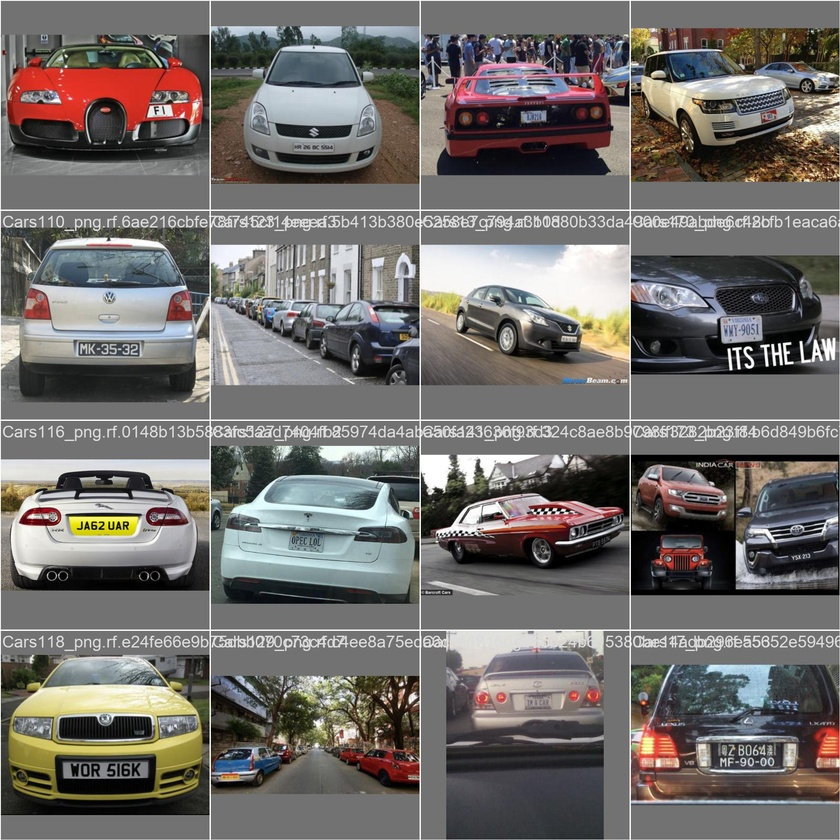
#> input picture runs/detect/train2/val_batch0_pred.jpg, 840 x 840 px, shrunk from 1920 x 1920 before the run
$ python haze_removal.py runs/detect/train2/val_batch0_pred.jpg
#> lines starting #> are read from the running program, lines starting #| are printed output that depends on the picture; long printed decimals are rounded
import PIL.Image as Image
import sys
import skimage.io as io
import numpy as np
import time
from gf import guided_filter
from numba import jit
import matplotlib.pyplot as plt

class HazeRemoval(object):
    def __init__(self, omega=0.95, t0=0.1, radius=7, r=20, eps=0.001):
        pass

    def open_image(self, img_path):
#> called with img_path = 'runs/detect/train2/val_batch0_pred.jpg'
        img = Image.open(img_path)
#> img is the input picture: PIL image 840x840 RGB; mean R, G, B 113, 109.3, 106.5
        self.src = np.array(img).astype(np.double)/255.
        # self.gray = np.array(img.convert('L'))
        self.gray = np.array(img.convert('L'))
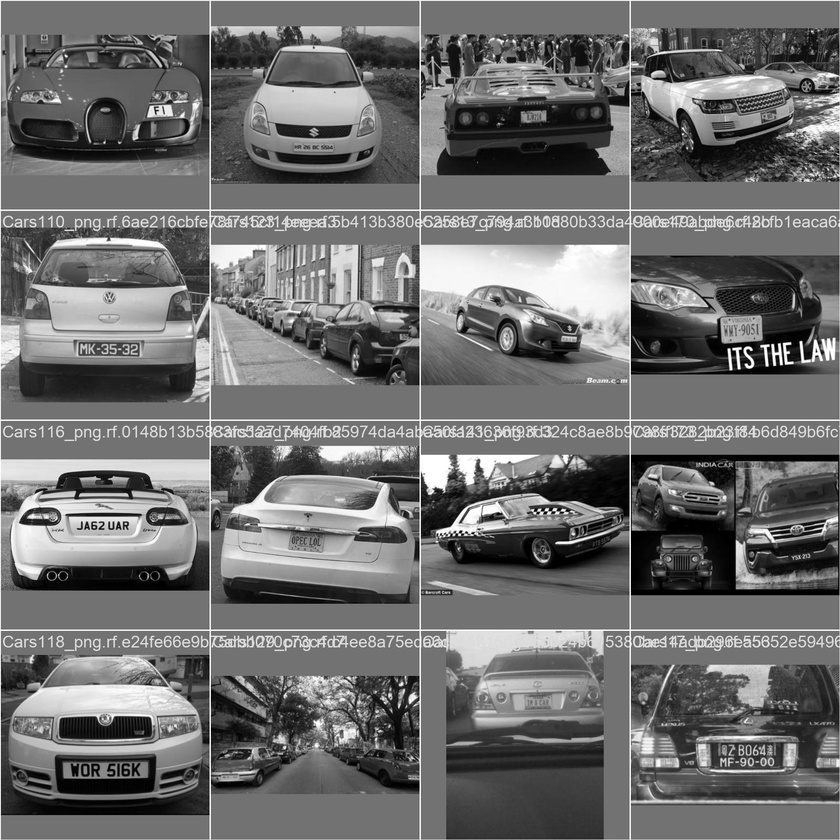
#> self.gray: shape (840, 840); min 0, max 255, mean 110.1
        self.rows, self.cols, _ = self.src.shape
#> self.rows = 840; self.cols = 840
        self.dark = np.zeros((self.rows, self.cols), dtype=np.double)
        self.Alight = np.zeros((3), dtype=np.double)
        self.tran = np.zeros((self.rows, self.cols), dtype=np.double)
        self.dst = np.zeros_like(self.src, dtype=np.double)


    @jit
    def get_dark_channel(self, radius=7):
        print("Starting to compute dark channel prior...")
        start = time.time()
        tmp = self.src.min(axis=2)
        for i in range(self.rows):
            for j in range(self.cols):
                rmin = max(0,i-radius)
                rmax = min(i+radius,self.rows-1)
                cmin = max(0,j-radius)
                cmax = min(j+radius,self.cols-1)
                self.dark[i,j] = tmp[rmin:rmax+1,cmin:cmax+1].min()
        print("time:",time.time()-start)

    def get_air_light(self):
        print("Starting to compute air light prior...")
        start = time.time()
        flat = self.dark.flatten()
        flat.sort()
        num = int(self.rows*self.cols*0.001)
#> num = 705
        threshold = flat[-num]
#> threshold = 0.953
        tmp = self.src[self.dark>=threshold]
#> tmp = 916 rows, first 8: [0.996, 0.992, 0.976], [1, 0.996, 0.988], [1, 1, 0.992], [0.996, 0.992, 0.984], [0.961, 0.961, 0.961], [0.961, 0.961, 0.961], [0.961, 0.961, 0.961], [0.965, 0.965, 0.965]
        tmp.sort(axis=0)
        self.Alight = tmp[-num:,:].mean(axis=0)
#> self.Alight = [0.981, 0.977, 0.972]
        # print(self.Alight)
        print(self.Alight)
#| [0.9813 0.9775 0.9718]
        print("time:",time.time()-start)

    @jit
    def get_transmission(self, radius=7, omega=0.95):
        print("Starting to compute transmission...")
        start = time.time()
        for i in range(self.rows):
            for j in range(self.cols):
                rmin = max(0,i-radius)
                rmax = min(i+radius,self.rows-1)
                cmin = max(0,j-radius)
                cmax = min(j+radius,self.cols-1)
                pixel = (self.src[rmin:rmax+1,cmin:cmax+1]/self.Alight).min()
                self.tran[i,j] = 1. - omega * pixel
        print("time:",time.time()-start)

    def guided_filter(self, r=60, eps=0.001):
        print("Starting to compute guided filter trainsmission...")
        start = time.time()
        self.gtran = guided_filter(self.src, self.tran, r, eps)
        print("time:",time.time()-start)

    def recover(self, t0=0.1):
        print("Starting recovering...")
        start = time.time()
        self.gtran[self.gtran<t0] = t0
        t = self.gtran.reshape(*self.gtran.shape,1).repeat(3,axis=2)
        # import ipdb; ipdb.set_trace()
        self.dst = (self.src.astype(np.double) - self.Alight)/t + self.Alight
        self.dst *= 255
        self.dst[self.dst>255] = 255
        self.dst[self.dst<0] = 0
        self.dst = self.dst.astype(np.uint8)
        print("time:",time.time()-start)

    def show(self):
        import cv2
        cv2.imwrite("img/src.jpg", (self.src*255).astype(np.uint8)[:,:,(2,1,0)])
        cv2.imwrite("img/dark.jpg", (self.dark*255).astype(np.uint8))
        cv2.imwrite("img/tran.jpg", (self.tran*255).astype(np.uint8))
        cv2.imwrite("img/gtran.jpg", (self.gtran*255).astype(np.uint8))
        cv2.imwrite("img/dst.jpg", self.dst[:,:,(2,1,0)])

        io.imsave("test.jpg", self.dst)


if __name__ == '__main__':
    import sys
    hr = HazeRemoval()
    hr.open_image(sys.argv[1])
    hr.get_dark_channel()
    hr.get_air_light()
    hr.get_transmission()
    hr.guided_filter()
#> (the call stopped at in guided_filter, `self.gtran = guided_filter(self.src, self.tran, r, eps)`: gf is not available in this run)
    hr.recover()
#> (the run stopped early here; a loop or call above may not have finished)
